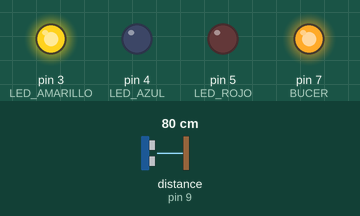
Bench run of a sketch on a simulated Arduino Uno, built with avr-gcc and run on an emulated ATmega328P. On the bench: output pins drawn as LEDs (lit = HIGH). Wiring (inferred from the names in the program): ultrasonic range finder: trigger pin 10; echo pin 9. Dashed ring = blinking. Inputs (shaded band) come from the test bench; at power-on: distance to the obstacle (sensor on pin 9) 80 cm. The echo pulse lasts 58.3 µs per cm; pins used as bus, display or sensor lines are not drawn; what the sketch prints to the serial monitor is not drawn.

Above: at 2.0 s.
2.1 s: distance to the obstacle (sensor on pin 9) set to 54 cm
5.6 s: distance to the obstacle (sensor on pin 9) set to 47 cm
At 6.33 s:
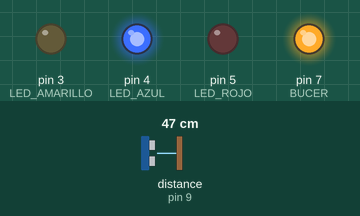
9.1 s: distance to the obstacle (sensor on pin 9) set to 2 cm
At 10.5 s:
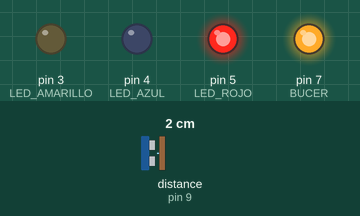
12.8 s: distance to the obstacle (sensor on pin 9) set to 18 cm
At 12.89 s:
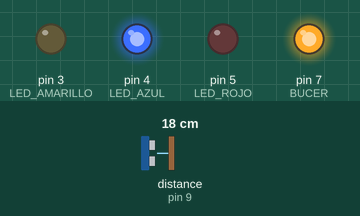
16.3 s: distance to the obstacle (sensor on pin 9) set to 120 cm
At 17.3 s:
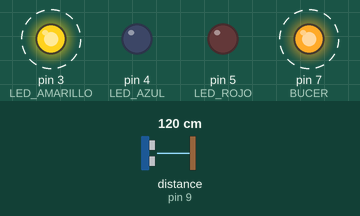
Timing chart, 0 to 21.0 s (numbered marks = the images above; inputs shaded):
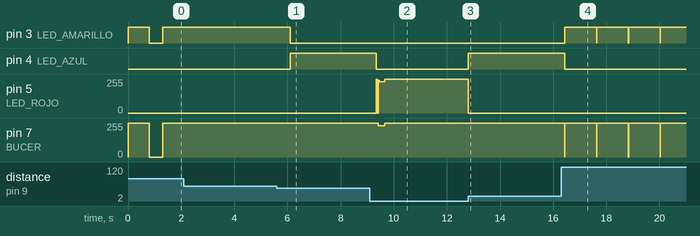

Measured:
- the behaviour switches between 51 and 50 cm on distance to the obstacle (sensor on pin 9) (found by bisection; images 0 and 1)
- after the input at 5.6 s, pin 3 (LED_AMARILLO): HIGH → LOW after 0.50 s; pin 4 (LED_AZUL): LOW → HIGH after 0.50 s
- after the input at 9.1 s, pin 4 (LED_AZUL): HIGH → LOW after 0.25 s; pin 5 (LED_ROJO): 0/255 → 234/255 after 0.25 s, → 255/255 0.31 s later; pin 7 (BUCER): 255/255 → 234/255 after 0.32 s, → 255/255 0.24 s later
- after the input at 12.8 s, pin 4 (LED_AZUL): LOW → HIGH at once; pin 5 (LED_ROJO): 255/255 → 0/255 at once
- after the input at 16.3 s, pin 3 (LED_AMARILLO): alternates HIGH for 1.2 s and LOW for 0.01 s, starting after 0.14 s; pin 4 (LED_AZUL): HIGH → LOW after 0.14 s; pin 7 (BUCER): alternates 255/255 for 1.2 s and 0/255 for 0.01 s, starting after 0.14 s

The sketch:

6-Sensor-UltraSonico-Uno.ino
```cpp
/*Contador de Personas usando Sensor Ultrasonico con Arduino.*/
int TRIG=10;
int ECO=9;
int LED_AMARILLO=3;
int LED_AZUL=4;
int LED_ROJO=5;
int BUCER=7;
int DURACION;
int DISTANCIA;
int PERSONA=0;
int ZONA=LOW;
int CHEKEO=LOW;

void setup() {
  pinMode(TRIG,OUTPUT);
  pinMode(ECO,INPUT);
  pinMode(LED_AMARILLO,OUTPUT);
  pinMode(LED_AZUL,OUTPUT);
  pinMode(LED_ROJO,OUTPUT);
  pinMode(BUCER,OUTPUT);
  Serial.begin(9600);
}

void loop() {
  digitalWrite(TRIG,HIGH);
  delay(1);
  digitalWrite(TRIG,LOW);
  DURACION = pulseIn(ECO,HIGH);
  //Convierte duracion del teimpo en Distancia.
  DISTANCIA=DURACION/58.2;


  //Detecta si hay un objeto a menos de 20 centimetros
  if(DISTANCIA >=50 && DISTANCIA <150){//Rango de Distanci en Centimetros. AMARILLO
      digitalWrite(LED_AMARILLO,HIGH);
      digitalWrite(BUCER,HIGH);
      delay(DISTANCIA * 10);// Distancia proporcional a la Demora
      digitalWrite(LED_AMARILLO,LOW);
      digitalWrite(BUCER,LOW);
      //---------------CONTADOR DE INDIVIDUO-----------
      ZONA=HIGH;

  }else if (DISTANCIA >=10 && DISTANCIA <50 ){//Rango de Distanci en Centimetros. AZUL
      digitalWrite(LED_AZUL,HIGH);
      digitalWrite(BUCER,HIGH);
      delay(DISTANCIA * 10);// Distancia proporcional a la Demora
      digitalWrite(LED_AZUL,LOW);
      digitalWrite(BUCER,LOW);
  }else if (DISTANCIA >=0 && DISTANCIA <10 ){//Rango de Distanci en Centimetros. ROJO
      digitalWrite(LED_ROJO,HIGH);
      digitalWrite(BUCER,HIGH);
      delay(DISTANCIA * 10);// Distancia proporcional a la Demora
      digitalWrite(LED_ROJO,LOW);
      digitalWrite(BUCER,LOW);
  }else{
    ZONA=LOW;
    CHEKEO=LOW;
  }
//  -------EVALUA SI EL INDIVIDUO AUN ESTA EN LA ZONA-----
if(ZONA==HIGH && CHEKEO == LOW){
  PERSONA=PERSONA+1;
  CHEKEO=HIGH;
  Serial.print(PERSONA);//Imprime Valor y luego un Enter, Valor en Centimetros.
  Serial.println("- PERSONAS");//Imprime Valor y luego un Enter, Valor en Centimetros.
  delay(500);//Demora
}

}
```
